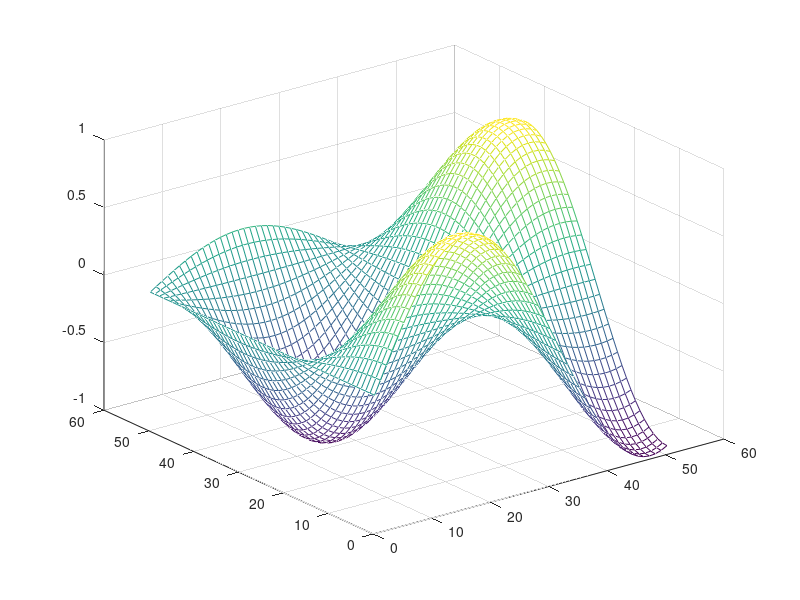

This chart was generated by the following MATLAB code:
% Un gráfico de malla es una superficie 3D que crea diferentes 
% tipos de mallas para diferentes tipos de expresión. 
% Para crear una malla tenemos que dar los valores x,y para z, 
% z= f(x, y). Para trazar el gráfico de malla, tiene "mesh()"
% que generará la superficie 3D. 
% Tiene color de borde sólido pero no color de cara.

% Valores de "x" y "y".
[x,y]= meshgrid(0:0.1:5);

% Función z=f(x,y)
z= sin(x).*cos(y);

% mesh() se usa para la gráfica 3D
mesh(z);
